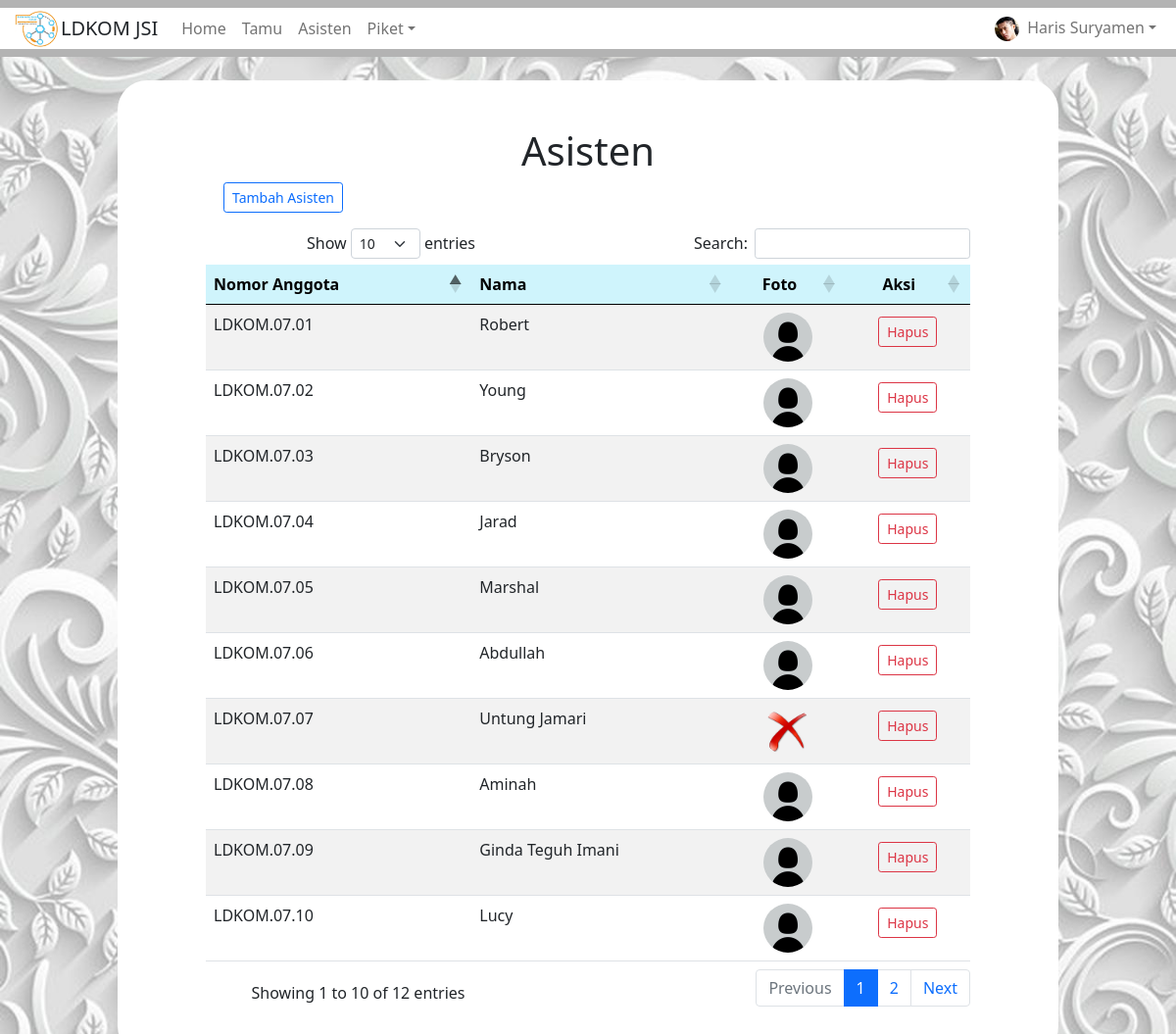
The page /Admin/asisten.php (signed in) on the database its author committed.
### tables this page shows
CREATE TABLE `user` (
  `no_anggota` varchar(100) NOT NULL,
  `nama` varchar(100) NOT NULL,
  `password` varchar(100) NOT NULL,
  `role` varchar(100) NOT NULL,
  `foto` varchar(100) NOT NULL
);

### Admin/asisten.php (the view, shortened to what this page needs)
<?php
$koneksi = mysqli_connect("localhost","root","","tb_ldkom");
?>
<!doctype html>
<html lang="en">
<head>
	<link href="https://cdn.jsdelivr.net/npm/bootstrap@5.1.0/dist/css/bootstrap.min.css" rel="stylesheet">
	<link rel="stylesheet" type="text/css" href="https://cdnjs.cloudflare.com/ajax/libs/twitter-bootstrap/5.0.1/css/bootstrap.min.css">
	<link rel="stylesheet" type="text/css" href="https://cdn.datatables.net/1.10.25/css/dataTables.bootstrap5.min.css">
</head>
<body style="background: url(../gambar/bggbr.jpg); background-size: cover; background-repeat: no-repeat;">
	<nav class="navbar navbar-expand-lg navbar-light" style="background-color: #b3b3b3;" aria-label="Eleventh navbar example">
		<div class="container-fluid" style="background-color: white;">
			<div class="collapse navbar-collapse" style="background-color: white;">
				<ul class="navbar-nav me-auto mb-2 mb-lg-0">
					<li class="nav-item">
						<img src="../gambar/logoldkom1.png" style="width: 50px; height: 40px;">
					</li>
					<li class="nav-item">
						<h5 class="mt-2 me-3">LDKOM JSI</h5>
					</li>
					<li class="nav-item">
						<a class="nav-link" href="home_admin.php">Home</a>
					</li>
					<li class="nav-item">
						<a class="nav-link" href="tamu.php">Tamu</a>
					</li>
					<li class="nav-item">
						<a class="nav-link" href="asisten.php">Asisten</a>
					</li>
					<li class="nav-item dropdown">
						<a class="nav-link dropdown-toggle" href="#" id="dropdown09" data-bs-toggle="dropdown" aria-expanded="false">Piket</a>
					</li>
				</ul>
				<form>
					<ul class="navbar-nav me-auto mb-2 mb-lg-0">
						<li class="nav-item dropdown">
							<a class="nav-link dropdown-toggle" href="#" id="dropdown09" data-bs-toggle="dropdown"  aria-haspopup="true" aria-expanded="false"><img src="../gambar/<?php echo $_SESSION['foto']; ?>" class="me-2" style="width: 25px; height: 25px; border-radius: 30px;"><?php echo $_SESSION['nama']; ?></a>
						</li>
					</ul>
				</form>
			</div>
		</div>
	</nav>
	<div class="container" style="background-color: white;	 border-radius: 30px; width: 80%;">
		<div class="row py-5 mt-4 align-items-center">
			<center>
				<h1 class="mb-1">Asisten</h1>
			</center>
			<div class="ms-5 mb-3">
				<a href="tambah_user.php"><button type="button" class="btn btn-outline-primary btn-sm mt-1 ms-5">Tambah Asisten</button></a>
			</div>
			<center>
				<div class="col-md-5 col-lg-10 ml-auto">
					<table class="table table-striped table-hover" id="example">
						<thead>
							<tr class="table-info">
								<th>Nomor Anggota</th>
								<th>Nama</th>
								<th><center>Foto</center></th>
								<th><center>Aksi</center></th>
							</tr>
						</thead>
						<tbody>
							<?php
							$query = mysqli_query($koneksi, "select * from user where role = 'Asisten' order by no_anggota");
							while ($tampil = mysqli_fetch_array($query)) {
								?>
								<tr>
									<td><?php echo $tampil['no_anggota']; ?></td>
									<td><?php echo $tampil['nama']; ?></td>
									<td><center><img src="../gambar/<?php echo $tampil['foto']; ?>" style="width: 50px; height: 50px; border-radius: 30px;"></center></td>
									<td>
										<center>
											<a href="asisten.php?no_anggota=<?php echo $tampil['no_anggota']; ?>"><button type="button" class="btn btn-outline-danger btn-sm mt-1" onclick="return confirm('Apakah Anda yakin menghapus data ini? semua data yang berkaitan akan hilang!!')">Hapus</button></a>
										</center>
									</td>
								</tr>
								<?php
							}
							?>
						</tbody>
					</table>
				</div>
			</center>
		</div>
	</div>
	<br>
</body>
</html>

### rows shown on the page
user: no_anggota "LDKOM.07.01", nama "Robert", foto (placeholder picture)
user: no_anggota "LDKOM.07.02", nama "Young", foto (placeholder picture)
user: no_anggota "LDKOM.07.03", nama "Bryson", foto (placeholder picture)
user: no_anggota "LDKOM.07.04", nama "Jarad", foto (placeholder picture)
user: no_anggota "LDKOM.07.05", nama "Marshal", foto (placeholder picture)
user: no_anggota "LDKOM.07.06", nama "Abdullah", foto (placeholder picture)
user: no_anggota "LDKOM.07.07", nama "Untung Jamari", foto (picture)
user: no_anggota "LDKOM.07.08", nama "Aminah", foto (placeholder picture)
user: no_anggota "LDKOM.07.09", nama "Ginda Teguh Imani", foto (placeholder picture)
user: no_anggota "LDKOM.07.10", nama "Lucy", foto (placeholder picture)

### other values the page prints
$_SESSION['nama'] "Haris Suryamen"
